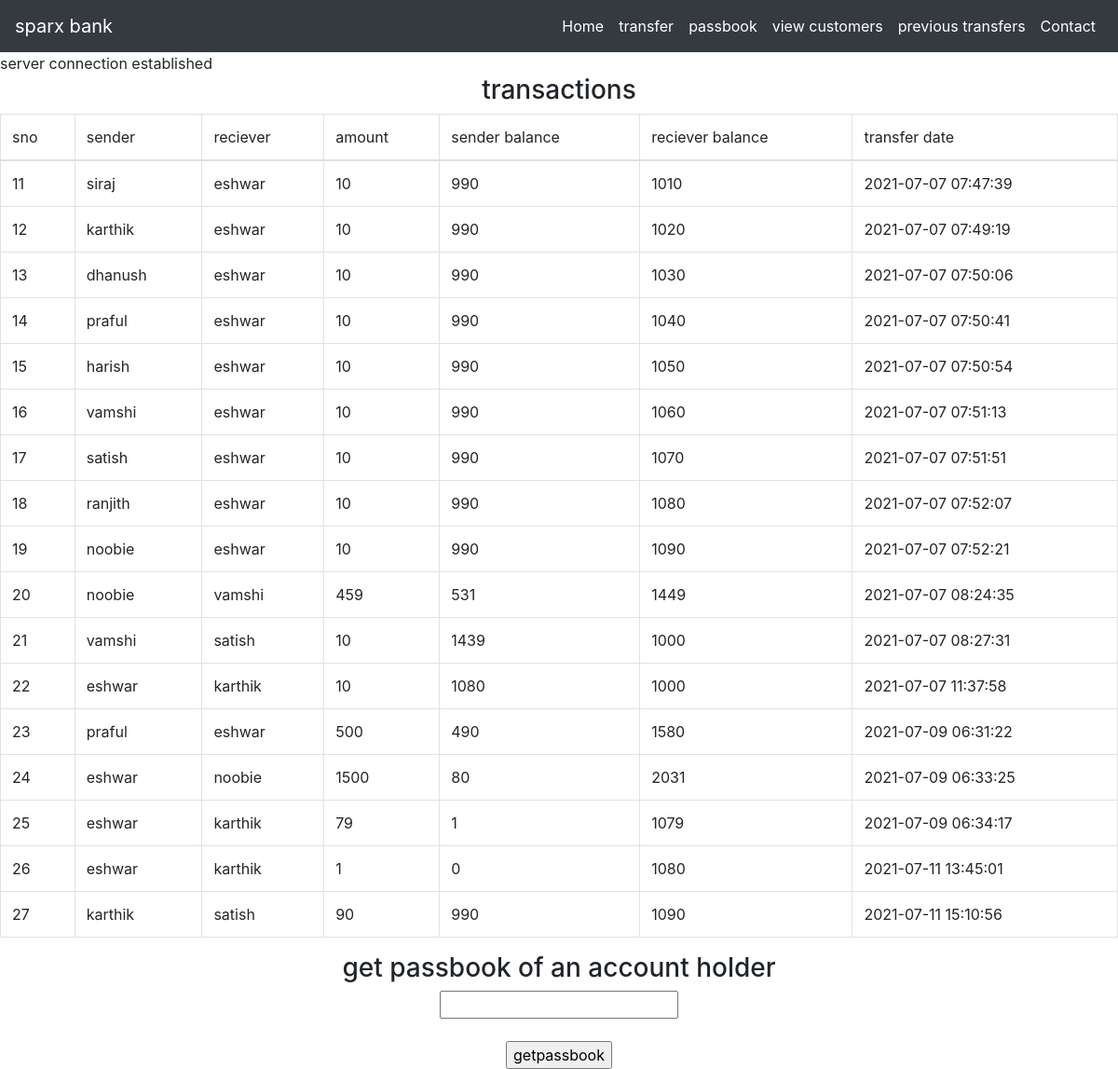
The app's page /transferslist.php with its own data.
### tables this page shows
CREATE TABLE `transfers` (
  `sno` int(6) NOT NULL,
  `transferredfrom` varchar(255) NOT NULL,
  `transferredto` varchar(255) NOT NULL,
  `transferredamount` int(6) NOT NULL,
  `senderbalance` int(6) NOT NULL,
  `recieverbalance` int(6) NOT NULL,
  `date` timestamp NOT NULL DEFAULT current_timestamp()
);

### transferslist.php (the view, shortened to what this page needs)
<!doctype html>
<html lang="en">
  <head>
    <link rel="stylesheet" href="https://stackpath.bootstrapcdn.com/bootstrap/4.1.3/css/bootstrap.min.css">
  </head>
  <body bgcolor='cornsilk'>
  <nav class="navbar navbar-expand-lg navbar-dark bg-dark">
        <a class="navbar-brand" href="index.php">sparx bank</a>
        <div class="collapse navbar-collapse" id="navbarTogglerDemo02">
          <ul class="navbar-nav ml-auto mt-2 mt-lg-0">
            <li class="nav-item active">
                <a class="nav-link" href="index.php">Home</a>
            </li>
            <li class="nav-item active">
              <a class="nav-link" href="transfer.html">transfer</a>
          </li>
            <li class="nav-item active">
              <a class="nav-link" href="passbook.html">passbook</a>
          </li>
                <li class="nav-item active">
                    <a class="nav-link" href="details.php">view customers</a>
                </li>
                <li class="nav-item active">
                    <a class="nav-link" href="transferslist.php">previous transfers</a>
                </li>
                <li class="nav-item active">
                    <a class="nav-link" href="contact.html">Contact</a>
                </li>
          </ul>
      </nav>
  <?php
    $username='sql5425083';
    $password='x8ZZtmrind';
    $server='sql5.freesqldatabase.com';
    $dbname='sql5425083';
    $con=new mysqli($server,$username,$password,$dbname);
    if($con->connect_error)
    {
        die("connection abborted due to ".mysqli_connect_error());
    }
    else
    {
        echo "server connection established";
    }
    $sql = "SELECT `sno`,`transferredfrom`,`transferredto`,`transferredamount`,`senderbalance`,`recieverbalance`,`date`FROM `transfers`";
    $result = $con->query($sql);
    echo "<br>";
    echo "<h3 align='center'>transactions</h3>";
    echo "
    <div class='table-responsive'><table class='table table-bordered table-condensed'>
        <thead class='thead-dark'>
        <tr>
            <td>sno</td>
            <td>sender</td>
            <td>reciever</td>
            <td>amount</td>
            <td>sender balance</td>
            <td>reciever balance</td>
            <td>transfer date</td>
        </tr></thead><tbody>"
        ;
        while($row = $result->fetch_assoc()) {
            echo "<tr><td>".$row['sno']."</td><td>".$row['transferredfrom']."</td><td>".$row['transferredto']."</td><td>".$row['transferredamount']."</td><td>".$row['senderbalance']."</td><td>".$row['recieverbalance']."</td><td>".$row['date']."</td></tr>";
        }
    echo "</tbody></table></div>";
    ?>
    <center>
    <form action="passbook.php" method="post">
        <h3>get passbook of an account holder</h3>
        <input type="text" name="name" placeholder><br><br>
        <input type="submit" value="getpassbook">
    </form>
    </center>
    </body>
</html>

### records on screen
transfers: sno "11", transferredfrom "siraj", transferredto "eshwar", transferredamount "10", senderbalance "990", recieverbalance "1010", date "2021-07-07 07:47:39"
transfers: sno "12", transferredfrom "karthik", transferredto "eshwar", transferredamount "10", senderbalance "990", recieverbalance "1020", date "2021-07-07 07:49:19"
transfers: sno "13", transferredfrom "dhanush", transferredto "eshwar", transferredamount "10", senderbalance "990", recieverbalance "1030", date "2021-07-07 07:50:06"
transfers: sno "14", transferredfrom "praful", transferredto "eshwar", transferredamount "10", senderbalance "990", recieverbalance "1040", date "2021-07-07 07:50:41"
transfers: sno "15", transferredfrom "harish", transferredto "eshwar", transferredamount "10", senderbalance "990", recieverbalance "1050", date "2021-07-07 07:50:54"
transfers: sno "16", transferredfrom "vamshi", transferredto "eshwar", transferredamount "10", senderbalance "990", recieverbalance "1060", date "2021-07-07 07:51:13"
transfers: sno "17", transferredfrom "satish", transferredto "eshwar", transferredamount "10", senderbalance "990", recieverbalance "1070", date "2021-07-07 07:51:51"
transfers: sno "18", transferredfrom "ranjith", transferredto "eshwar", transferredamount "10", senderbalance "990", recieverbalance "1080", date "2021-07-07 07:52:07"
transfers: sno "19", transferredfrom "noobie", transferredto "eshwar", transferredamount "10", senderbalance "990", recieverbalance "1090", date "2021-07-07 07:52:21"
transfers: sno "20", transferredfrom "noobie", transferredto "vamshi", transferredamount "459", senderbalance "531", recieverbalance "1449", date "2021-07-07 08:24:35"
transfers: sno "21", transferredfrom "vamshi", transferredto "satish", transferredamount "10", senderbalance "1439", recieverbalance "1000", date "2021-07-07 08:27:31"
transfers: sno "22", transferredfrom "eshwar", transferredto "karthik", transferredamount "10", senderbalance "1080", recieverbalance "1000", date "2021-07-07 11:37:58"
transfers: sno "23", transferredfrom "praful", transferredto "eshwar", transferredamount "500", senderbalance "490", recieverbalance "1580", date "2021-07-09 06:31:22"
transfers: sno "24", transferredfrom "eshwar", transferredto "noobie", transferredamount "1500", senderbalance "80", recieverbalance "2031", date "2021-07-09 06:33:25"
transfers: sno "25", transferredfrom "eshwar", transferredto "karthik", transferredamount "79", senderbalance "1", recieverbalance "1079", date "2021-07-09 06:34:17"
transfers: sno "26", transferredfrom "eshwar", transferredto "karthik", transferredamount "1", senderbalance "0", recieverbalance "1080", date "2021-07-11 13:45:01"
transfers: sno "27", transferredfrom "karthik", transferredto "satish", transferredamount "90", senderbalance "990", recieverbalance "1090", date "2021-07-11 15:10:56"
